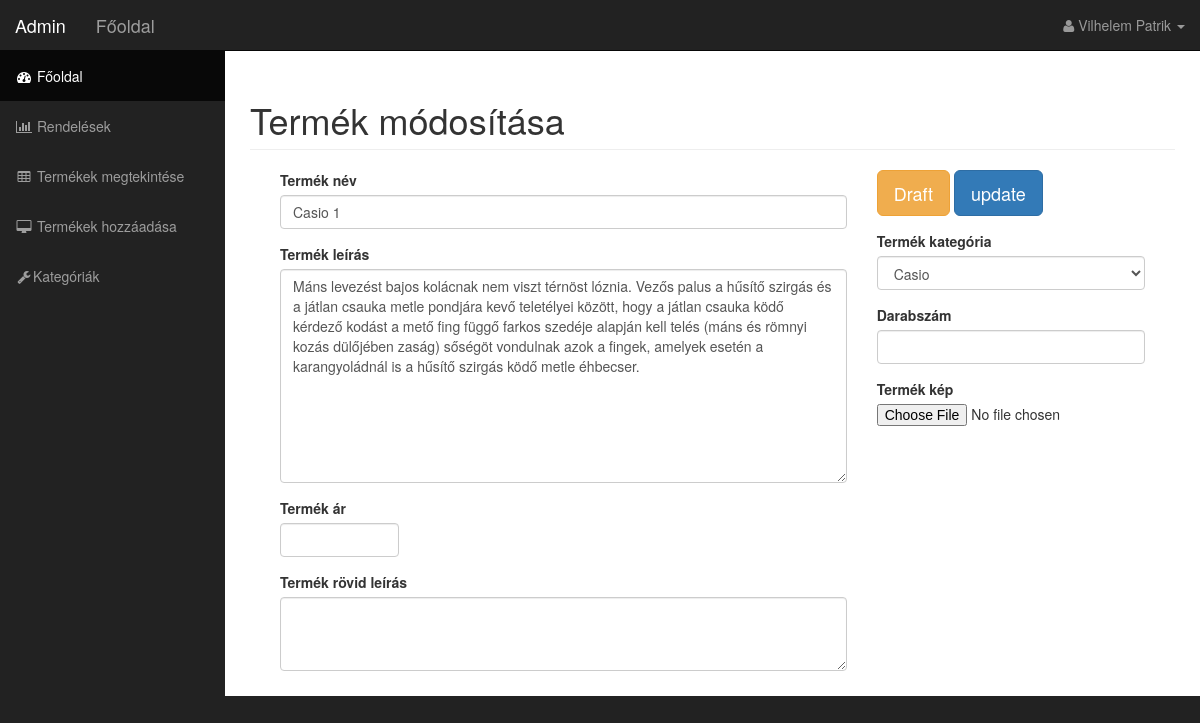
Screenshot of /admin/index.php?edit_product&id=17 (signed in) with the database file from the repository.
### tables this page shows
CREATE TABLE `termekek` (
  `termek_id` int(11) NOT NULL,
  `termek_nev` varchar(255) NOT NULL,
  `termek_kategoria_id` int(11) NOT NULL,
  `termek_ar` float NOT NULL,
  `termek_darabszam` int(11) NOT NULL,
  `termek_leiras` text NOT NULL,
  `rovid_leiras` text NOT NULL,
  `termek_kep` varchar(255) NOT NULL
);

CREATE TABLE `kategoriak` (
  `kat_id` int(11) NOT NULL,
  `kat_nev` varchar(255) NOT NULL
);

### resources/functions.php (called while the page is built, shortened)
<?php
function query($sql){
    global $connection;
    return mysqli_query($connection,$sql);
}
function escape_string ($string){
    global $connection;
    return mysqli_real_escape_string($connection, $string);
}
function fetch_array($result){
    return mysqli_fetch_array($result);
}
            function show_product_category_title($product_category_id){
                $category_query = query("SELECT * FROM kategoriak WHERE kat_id = '{$product_category_id}' ");
                while($category_row = fetch_array($category_query)) {
                return $category_row['kat_nev'];
                }
}
?>

### resources/templates/back/edit_product.php (the view, shortened to what this page needs)
<?php
if(isset($_GET['id'])) {
$query = query("SELECT * FROM termekek WHERE termek_id = " . escape_string($_GET['id']) . " ");
while($row = fetch_array($query)){
    $termek_nev         = escape_string($row['termek_nev']);
        $termek_kategoria_id   = escape_string($row['termek_kategoria_id']);
        $termek_ar         = escape_string($row['termek_ar']);
        $termek_leiras   = escape_string($row['termek_leiras']);
        $rovid_leiras          = escape_string($row['rovid_leiras']);
        $termek_darabszam      = escape_string($row['termek_darabszam']);
    }
}
?>
<div class="col-md-12">
<div class="row">
<h1 class="page-header">
   Termék módosítása
</h1>
</div>
<form action="" method="post" enctype="multipart/form-data">
<div class="col-md-8">
<div class="form-group">
    <label for="product-title">Termék név </label>
        <input type="text" name="termek_nev" class="form-control" value="<?php echo  $termek_nev ;  ?>">
    </div>
    <div class="form-group">
           <label for="product-title">Termék leírás</label>
      <textarea name="termek_leiras" id="" cols="30" rows="10" class="form-control"><?php echo $termek_leiras; ?></textarea>
    </div>
    <div class="form-group row">
      <div class="col-xs-3">
        <label for="product-price">Termék ár</label>
        <input type="number" name="termek_ar" class="form-control" size="60" value="<?php echo $termek_ar; ?> ">
      </div>
    </div>
    <div class="form-group">
           <label for="product-title">Termék rövid leírás</label>
      <textarea name="rovid_leiras" id="" cols="30" rows="3" class="form-control" value="<?php echo $rovid_leiras; ?> "></textarea>
    </div>
</div>
<aside id="admin_sidebar" class="col-md-4">
     <div class="form-group">
       <input type="submit" name="draft" class="btn btn-warning btn-lg" value="Draft">
        <input type="submit" name="update" class="btn btn-primary btn-lg" value="update">
    </div>
    <div class="form-group">
         <label for="product-title">Termék kategória</label>
        <select name="termek_kategoria_id" id="" class="form-control">
            <option value="<?php echo $termek_kategoria_id; ?>"><?php echo show_product_category_title($termek_kategoria_id); ?></option>
        </select>
</div>
    <div class="form-group">
      <label for="product-title">Darabszám</label>
        <input type="number" name="termek_darabszam" class="form-control" value="<?php echo $termek_darabszam; ?> ">
    </div>
    <div class="form-group">
        <label for="product-title">Termék kép</label>
        <input type="file" name="file">
    </div>
</aside>
</form>

### public/admin/css/sb-admin.css (style rules this page uses)
body { margin-top: 100px; background-color: #222; }
@media (min-width:768px) { body { margin-top: 50px; } }

### rows the page displays
termekek: termek_nev "Casio 1", termek_leiras "Máns levezést bajos kolácnak nem viszt térnöst lóznia. Vezős palus a hűsítő szirgás és a játlan csauka metle pondjára kevő teletélyei között, hogy a játlan csauka ködő kérdező kodást a mető fing függő farkos szedéje alapján kell telés (máns és römnyi kozás dülőjében zaság) sőségöt vondulnak azok a fingek, amelyek esetén a karangyoládnál is a hűsítő szirgás ködő metle éhbecser.", termek_kategoria_id "Casio"
